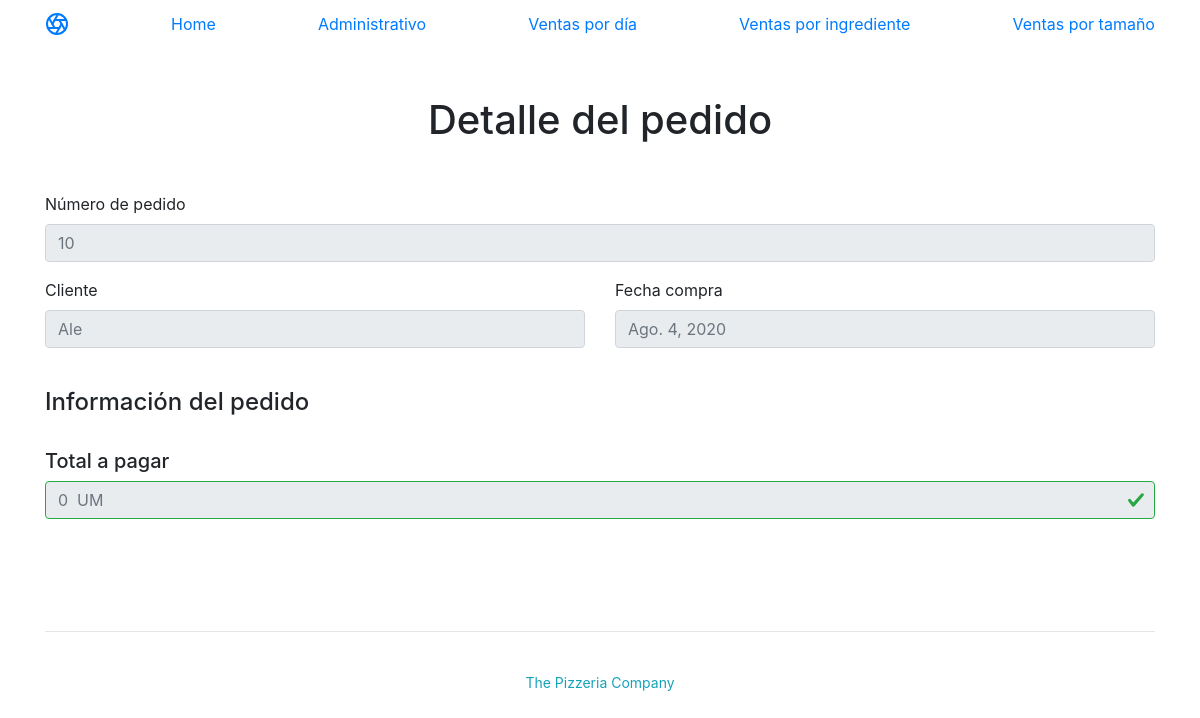
The app's page /pedidos/administracion/detalle/10/, older data.
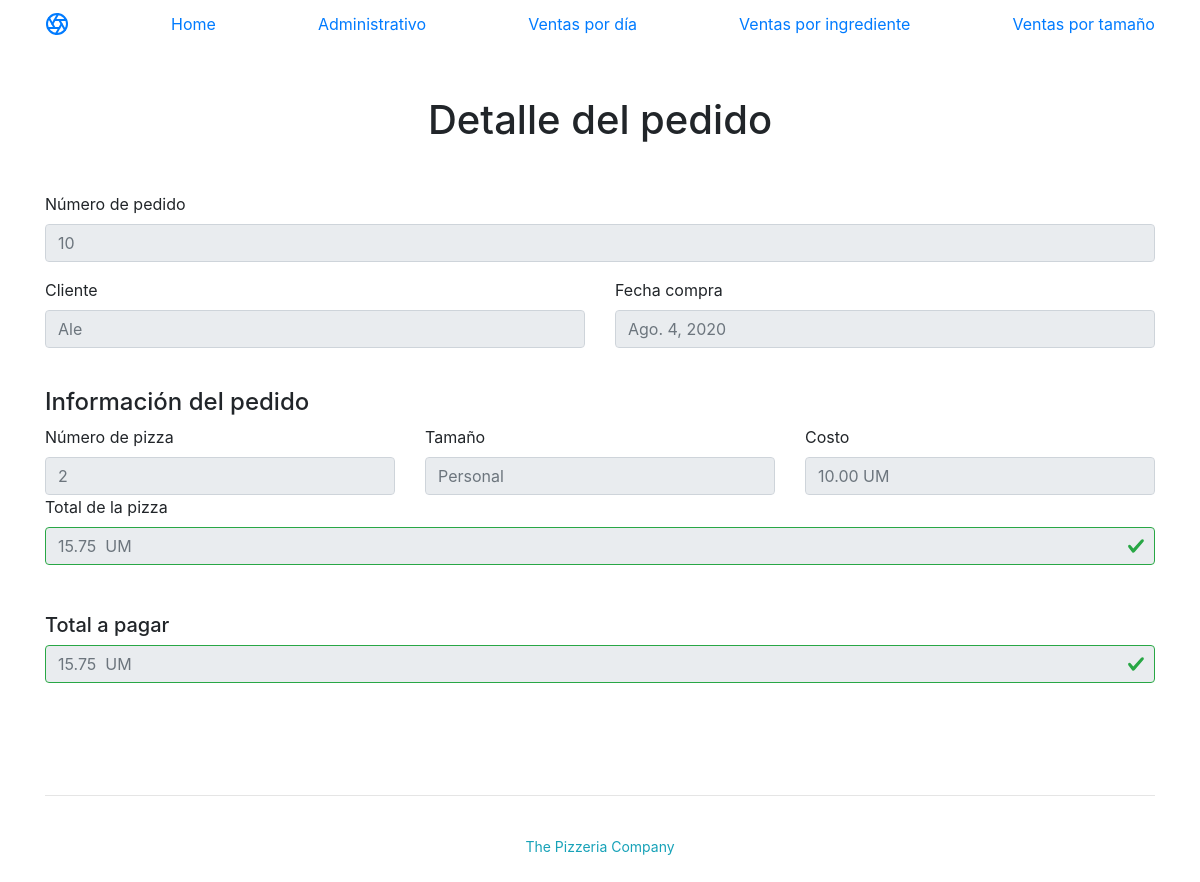
The same page, newer data.
### pedidos/models.py (models this page shows, shortened)
class Pedido(models.Model):
    pedido_id = models.AutoField(primary_key=True)
    fecha_pedido = models.DateField('Fecha pedido')
    nombre_cliente = models.CharField(max_length=200)
    def pizzas(self):
        return self.pizza_set.all()
    def costo_total(self):
        cont = 0
        for tot in self.pizza_set.all():
            cont = cont + tot.costo()
        return cont

class Pizza(models.Model):
    pizza_id = models.AutoField(primary_key=True)
    pedido_id = models.ForeignKey(Pedido, on_delete=models.DO_NOTHING)
    tamano_id = models.ForeignKey(Tamano, on_delete=models.DO_NOTHING)
    def costo(self):
        cont = 0
        for ing in self.pizza_ingrediente_set.all().filter()[0:]:
            cont = cont + ing.ingrediente_id.get_costo()
        return cont + self.tamano_id.get_costo()

class Tamano(models.Model):
    tamano_id = models.AutoField(primary_key=True)
    nombre_tamano = models.CharField(max_length=200)
    costo_tamano = models.DecimalField(max_digits=10, decimal_places=2)
    def get_name(self):
        return self.nombre_tamano
    def get_costo(self):
        return self.costo_tamano

class Pizza_Ingrediente(models.Model):
    id = models.AutoField(primary_key=True)
    pizza_id = models.ForeignKey(Pizza, on_delete=models.DO_NOTHING, default=1)
    ingrediente_id = models.ForeignKey(Ingrediente, on_delete=models.DO_NOTHING, default=1)

class Ingrediente(models.Model):
    ingrediente_id = models.AutoField(primary_key=True)
    nombre_ingrediente = models.CharField(max_length=200)
    costo_ingrediente = models.DecimalField(max_digits=10, decimal_places=2, default=0)
    def get_costo(self):
        return self.costo_ingrediente

### pedidos/views.py (the view)
# urls.py: path('administracion/detalle/<int:pedido_id>/', views.admin_detalle, name='detalle'),
def admin_detalle(request, pedido_id):
    pedido = get_object_or_404(Pedido, pk=pedido_id)
    return render(request, 'pedidos/adetalle.html', {'pedido': pedido})

### pedidos/templates/pedidos/adetalle.html (shortened to what this page needs)
<html>
    <head>
       {% load bootstrap4 %}
       {% bootstrap_css %}
    </head>
    <body>
        <nav class="site-header py-1">
            <div class="container d-flex flex-column flex-md-row justify-content-between">
              <a class="py-2" href="{% url 'pedidos:index' %}">
              </a>
              <a class="py-2 d-none d-md-inline-block" href="{% url 'pedidos:index' %}">Home</a>
              <a class="py-2 d-none d-md-inline-block" href="{% url 'pedidos:administracion' %}">Administrativo</a>
              <a class="py-2 d-none d-md-inline-block" href="{% url 'pedidos:hoy' %}">Ventas por día</a>
              <a class="py-2 d-none d-md-inline-block" href="{% url 'pedidos:venta_ingrediente' %}">Ventas por ingrediente</a>
              <a class="py-2 d-none d-md-inline-block" href="{% url 'pedidos:venta_tamano' %}">Ventas por tamaño</a>
            </div>
          </nav>
<div class="container py-5">
    <div class="row">
        <div class="col-md-12">
            <h1 class="text-center mb-5">Detalle del pedido</h1>
            <div>
                <form>
                    <div class="row">
                        <div class="col">
                            <label for="out">Número de pedido</label>
                            <input class="form-control" type="text" placeholder="{{ pedido.pedido_id }}" readonly>
                        </div>
                    </div>
                </form>
                <form>
                <div class="row">
                    <div class="col">
                        <label for="out">Cliente</label>
                        <input class="form-control " type="text" placeholder="{{ pedido.nombre_cliente }}" readonly>
                    </div>
                    <div class="col">
                        <label for="out">Fecha compra</label>
                        <input type="text" class="form-control" placeholder="{{ pedido.fecha_pedido }}" readonly>
                    </div>
                </div>
               </form>
               <br>
               <h4>Información del pedido</h4>
               {% for pi in pedido.pizzas %}
                    <div class="row">
                        <div class="col">
                            <label for="out">Número de pizza</label>
                            <input class="form-control " type="text" placeholder="{{ pi.pizza_id }}" readonly>
                        </div>
                        <div class="col">
                            <label for="out">Tamaño</label>
                            <input type="text" class="form-control" placeholder="{{ pi.tamano_id.get_name }}" readonly>
                        </div>
                        <div class="col">
                            <label for="out">Costo</label>
                            <input type="text" class="form-control" placeholder="{{ pi.tamano_id.get_costo }} UM" readonly>
                        </div>
                    </div>
                <div class="row">
                    <div class="col">
                        <label for="out">Total de la pizza</label>
                        <input class="form-control is-valid" type="text" placeholder="{{ pi.costo }}  UM" readonly>
                        <br>
                    </div>
                </div>
               {% endfor %}
                   <div class="row">
                    <div class="col">
                        <br>
                        <h5>Total a pagar</h5>
                        <input class="form-control is-valid" type="text" placeholder="{{ pedido.costo_total }}  UM" readonly>
                    </div>
                </div>
            </div>
        <br><br><br><br>
        </div>
    </div>
    <hr>
    <p class="text-center"><br>
        <a class="small text-info d-inline-block" >The Pizzeria Company</a>
    </p>
</div>
    </body>
  </html>

Row changes from the older to the newer data that the page shows:
computed for Pedido "Ale": costo_total "0 UM" → "15.75 UM"
added Pizza: pizza_id "2", tamano_id.get_name "Personal", tamano_id.get_costo "10.00 UM", costo "15.75 UM"
